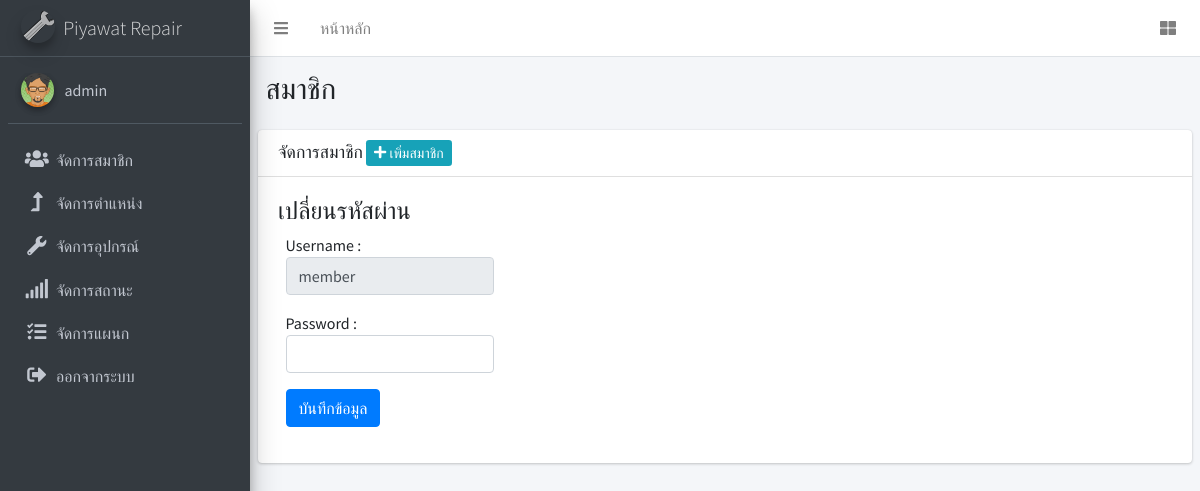
The page /admin/member.php?ID=2&act=rwd (signed in) on the database its author committed.
### tables this page shows
CREATE TABLE `tbl_member` (
  `m_id` int(11) NOT NULL,
  `ref_d_id` int(11) NOT NULL COMMENT 'tbl_department',
  `ref_p_id` int(11) NOT NULL COMMENT 'tbl_position',
  `m_username` varchar(50) NOT NULL,
  `m_password` varchar(50) NOT NULL,
  `m_fname` varchar(50) NOT NULL,
  `m_name` varchar(100) NOT NULL,
  `m_lname` varchar(100) NOT NULL,
  `m_phone` int(20) NOT NULL,
  `m_email` varchar(50) NOT NULL,
  `m_level` varchar(20) NOT NULL,
  `m_img` varchar(100) NOT NULL,
  `m_datesave` timestamp NOT NULL DEFAULT CURRENT_TIMESTAMP
);

### admin/member.php (the view, shortened to what this page needs)
<?php include('h.php'); ?>
    <body class="hold-transition sidebar-mini">
    <div class="wrapper">
        <?php include('menutop.php'); ?>
        <aside class="main-sidebar sidebar-dark-primary elevation-4">
            <a href="index.php" class="brand-link">
                <img src="../dist/img/wrench.png" alt="AdminLTE Logo" class="brand-image img-circle elevation-3"
                     style="opacity: .8">
                <span class="brand-text font-weight-light">Piyawat Repair</span>
            </a>
            <div class="sidebar">
                <div class="user-panel mt-3 pb-3 mb-3 d-flex">
                    <div class="image">
                        <img src="../m_img/<?php echo $m_img; ?>" class="img-circle elevation-2" alt="User Image">
                    </div>
                    <div class="info">
                        <a href="#" class="d-block"><?php echo $m_name; ?></a>
                    </div>
                </div>
                <nav class="mt-2">
                    <ul class="nav nav-pills nav-sidebar flex-column" data-widget="treeview" role="menu"
                        data-accordion="false">
                        <li class="nav-item">
                            <a href="member.php" class="nav-link">
                                <i class="nav-icon fas fa-users"></i>
                                <p>
                                    จัดการสมาชิก
                                </p>
                            </a>
                        </li>
                        <li class="nav-item">
                            <a href="position.php" class="nav-link">
                                <i class="nav-icon fas fa-level-up-alt"></i>
                                <p>
                                    จัดการตำแหน่ง
                                </p>
                            </a>
                        </li>
                        <li class="nav-item">
                            <a href="device.php" class="nav-link">
                                <i class="nav-icon fas fa-wrench"></i>
                                <p>
                                    จัดการอุปกรณ์
                                </p>
                            </a>
                        </li>
                        <li class="nav-item">
                            <a href="status.php" class="nav-link">
                                <i class="nav-icon fas fa-signal"></i>
                                <p>
                                    จัดการสถานะ
                                </p>
                            </a>
                        </li>
                        <li class="nav-item">
                            <a href="depm.php" class="nav-link">
                                <i class="nav-icon fas fa-tasks"></i>
                                <p>
                                    จัดการแผนก
                                </p>
                            </a>
                        </li>
                        <li class="nav-item">
                            <a href="../logout.php" class="nav-link"
                               onclick="return confirm('คุณต้องการออกจากระบบหรือไม่ ?');">
                                <i class="nav-icon fas fa-sign-out-alt"></i>
                                <p>
                                    ออกจากระบบ
                                </p>
                            </a>
                        </li>
                </nav>
            </div>
        </aside>
        <div class="content-wrapper">
            <section class="content-header">
                <div class="container-fluid">
                    <div class="row mb-2">
                        <div class="col-sm-6">
                            <h1>สมาชิก</h1>
                        </div>
                    </div>
                </div>
            </section>
            <section class="content">
                <div class="card">
                    <div class="card-header">
                        <h3 class="card-title">จัดการสมาชิก
                            <a href="member.php?act=add" class="btn-info btn-sm"><i class="fas fa-plus"></i> เพิ่มสมาชิก</a>
                        </h3>
                    </div>
                    <div class="card-body">
                        <?php
                        $act = $_GET['act'];
                        if ($act == 'add') {
                            include('member_form_add.php');
                        } elseif ($act == 'edit') {
                            include('member_form_edit.php');
                        } elseif ($act == 'rwd') {
                            include('member_form_rwd.php');
                        } else {
                            include('member_list.php');
                        }
                        ?>
                    </div>
                </div>
            </section>
        </div>
    </body>
    </html>

### admin/member_form_rwd.php (shortened to what this page needs)
<?php
$ID = $_GET['ID'];
$sql = "SELECT * FROM tbl_member WHERE m_id=$ID";
$result = mysqli_query($con, $sql) or die ("Error in query: $sql " . mysqli_error());
$row = mysqli_fetch_array($result);
extract($row);
?>
<h4> เปลี่ยนรหัสผ่าน </h4>
<form action="member_form_rwd_db.php" method="post" class="form-horizontal" enctype="multipart/form-data">
  <div class="form-group">
    <div class="col-sm-2 control-label">
      Username :
    </div>
    <div class="col-sm-3">
      <input type="text" name="m_username" required class="form-control" autocomplete="off" value="<?php echo $row['m_username'];?>" disabled>
    </div>
  </div>
  <div class="form-group">
    <div class="col-sm-2 control-label">
      Password :
    </div>
    <div class="col-sm-3">
      <input type="text" name="m_password" required class="form-control">
    </div>
  </div>
  <div class="form-group">
    <div class="col-sm-4">
      <button type="submit" class="btn btn-primary">บันทึกข้อมูล</button>
    </div>
  </div>
</form>

### rows shown on the page
tbl_member: m_img (picture), m_name "admin"
tbl_member: m_username "member"
